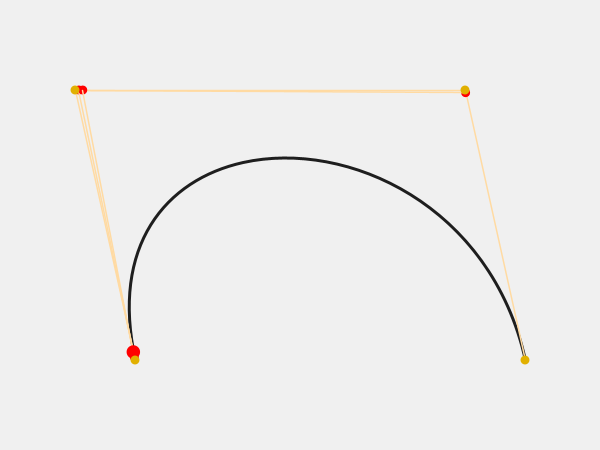
Frame 1 (no input)
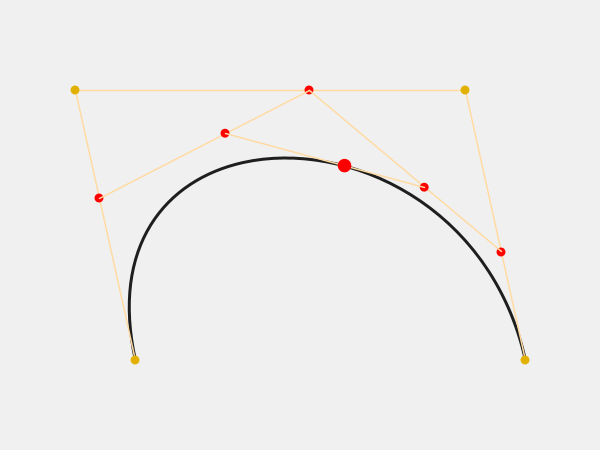
Frame 60 (the mouse pressed at the canvas centre just before this capture)
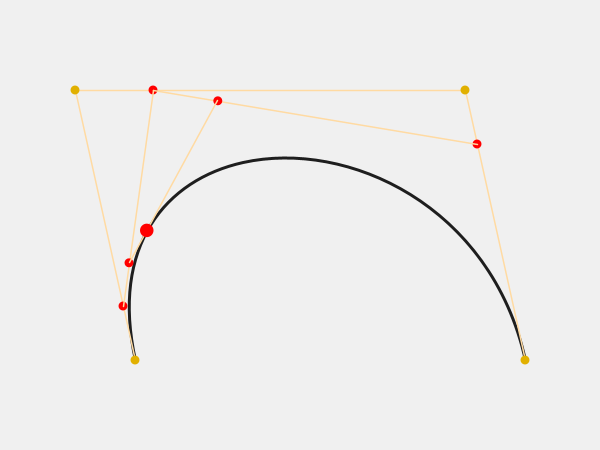
Frame 120 (the mouse held since frame 60 and released just before this capture)

The Processing sketch that drew these frames (run headless with seeded random() and noise(); from frame 60 on, the mouse is pressed at the canvas centre):

// Processing sketch: CubicAnimation
// ── CubicAnimation.pde
PVector vertexAnchor;
PVector bezierControlPoint1;
PVector bezierControlPoint2;
PVector bezierAnchor;

float lineSize;
float dotSize;

void setup()
{
  size(600, 450);
  frameRate(36);

  float w = (int) (width * 0.65);
  float h = (int) (height * 0.60);
  float shift = (int) (width * 0.1);
  float x = (int) ((width/2) - (w/2) + (shift/2));
  float y = (int) ((height/2) - (h/2));

  lineSize = width * 0.005;
  dotSize = width * 0.015;

  vertexAnchor = new PVector(x, y+h);
  bezierAnchor = new PVector(x+w, y+h);
  bezierControlPoint1 = new PVector(x-shift, y);
  bezierControlPoint2 = new PVector(x+w-shift, y);
}

void draw()
{
  background(240);

  float percent = (frameCount % 100 ) * .01;
  // draw bezier line
  strokeWeight(lineSize);
  stroke(30);
  noFill();
  beginShape();
  vertex(vertexAnchor.x, vertexAnchor.y);
  bezierVertex(bezierControlPoint1.x, bezierControlPoint1.y, bezierControlPoint2.x, bezierControlPoint2.y, bezierAnchor.x, bezierAnchor.y);
  endShape();

  // draw dots in between
  PVector pointBetween1 = drawDotBetween(vertexAnchor, bezierControlPoint1, percent, 0XE1B000, dotSize);
  PVector pointBetween2 = drawDotBetween(bezierControlPoint1, bezierControlPoint2, percent, 0XE1B000, dotSize);
  PVector pointBetween3 = drawDotBetween(bezierControlPoint2, bezierAnchor, percent, 0XE1B000, dotSize);
  PVector pointBetween4 = drawDotBetween(pointBetween1, pointBetween2, percent, 0XE1B000, dotSize);
  PVector pointBetween5 = drawDotBetween(pointBetween2, pointBetween3, percent, 0XE1B000, dotSize);
  PVector pointBetween6 = drawDotBetween(pointBetween4, pointBetween5, percent, 0Xc64821, dotSize*1.5);

  // draw anchor points
  noStroke();
  fill(#E1B000);
  ellipse(vertexAnchor.x, vertexAnchor.y, dotSize, dotSize);
  ellipse(bezierAnchor.x, bezierAnchor.y, dotSize, dotSize);

  // draw control points
  noStroke();
  fill(#E1B000);
  ellipse(bezierControlPoint1.x, bezierControlPoint1.y, dotSize, dotSize);
  ellipse(bezierControlPoint2.x, bezierControlPoint2.y, dotSize, dotSize);
}


PVector drawDotBetween(PVector start, PVector stop, float percent, int col, float s)
{
  PVector pointBetween ;
  float XLerp = lerp(start.x,stop.x, percent);
  float YLerp = lerp(start.y,stop.y, percent);
  pointBetween = new PVector(XLerp, YLerp);

  //draw line
  stroke(#FFDAA2);
  strokeWeight(lineSize/2);
  line(start.x, start.y, stop.x, stop.y);

  // // draw dot
  noStroke();
  fill(255,0,0);
  ellipse(pointBetween.x, pointBetween.y, s, s);

  return pointBetween;
}
